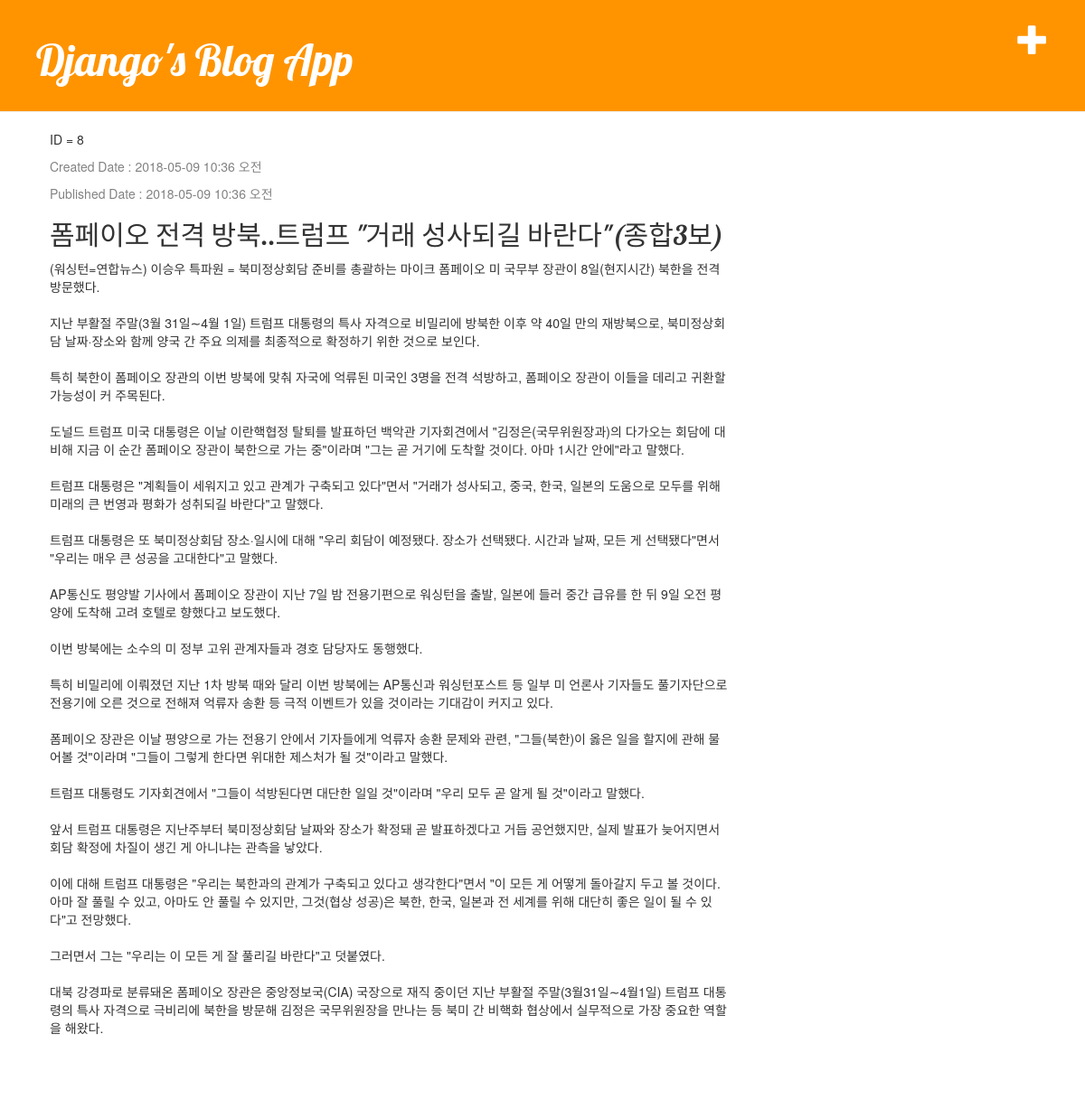
The page /post/8/ on the database its author committed.
### blog/models.py (models this page shows, shortened)
class Post(models.Model):
    author = models.ForeignKey('auth.user')
    title = models.CharField(max_length=200)
    text = models.TextField()
    created_date = models.DateTimeField(default=timezone.now)
    published_date = models.DateTimeField(blank=True, null=True)

### blog/views.py (the view)
# urls.py: url(r'^post/(?P<pk>\d+)/$', views.post_detail, name='post_detail'),
def post_detail(request, pk):
    post = get_object_or_404(Post, pk=pk)
    return render(request, 'blog/post_detail.html', {'post': post})

### blog/templates/blog/post_detail.html
{% extends 'blog/base.html' %}
{% block content %}
     <div class="post">
         <p>ID = {{post.id}}</p>
         <div class="date">
            <p>Created Date : {{post.created_date | date:"Y-m-d g:i a"}}</p>
        </div>
        {% if post.published_date %}
        <div class="date">
            <p>Published Date : {{post.published_date | date:"Y-m-d g:i a"}}</p>
        </div>
        {% endif %}
        <h2>{{post.title}}</a> </h2>
        <p>{{post.text | linebreaksbr}}</p>
    </div>
{% endblock %}

### blog/static/css/blog.css (style rules this page uses)
h1, h2, h3, h4 { font-family: 'Lobster', cursive; }
.date { color: #828282; }
.post { margin-bottom: 70px; }

### rows shown on the page
Post: id "8", created_date "2018-05-09 10:36 오전", published_date "2018-05-09 10:36 오전", title "폼페이오 전격 방북..트럼프 \"거래 성사되길 바란다\"(종합3보)", text "(워싱턴=연합뉴스) 이승우 특파원 = 북미정상회담 준비를 총괄하는 마이크 폼페이오 미 국무부 장관이 8일(현지시간) 북한을 전격 방문했다. 지난 부활절 주말(3월 31일∼4월 1일) 트럼프 대통령의 특사 자격으로 비밀리에 방북한 이후 약 40일 만의 재방북으로, 북미정상회담 날짜·장소와 함께 양국 간 주요 의제를 최종적으로 확정하기 위한 것으로 보인다. 특히 북한이 폼페이오 장관의 이번 방북에 맞춰 자국에 억류된 미국인 3명을 전격 석방하고, 폼페이오 장관이 이들을 데리고 귀환할 가능성이 커 주목된다. 도널드 트럼프 미국 대통령은 이날 이란핵협정 탈퇴를 발표하던 백악관 기자회견에서 \"김정은(국무위원장과)의 다가오는 회담에 대비해 지금 이 순간 폼페이오 장관이 북한으로 가는 중\"이라며 \"그는 곧 거기에 도착할 것이다. 아마 1시간 안에\"라고 말했다. 트럼프 대통령은 \"계획들이 세워지고 있고 관계가 구축되고 있다\"면서 \"거래가 성사되고, 중국, 한국, 일본의 도움으로 모두를 위해 미래의 큰 번영과 평화가 성취되길 바란다\"고 말했다. 트럼프 대통령은 또 북미정상회담 장소·일시에 대해 \"우리 회담이 예정됐다. 장소가 선택됐다. 시간과 날짜, 모든 게 선택됐다\"면서 \"우리는 매우 큰 성공을 고대한다\"고 말했다. AP통신도 평양발 기사에서 폼페이오 장관이 지난 7일 밤 전용기편으로 워싱턴을 출발, 일본에 들러 중간 급유를 한 뒤 9일 오전…"
